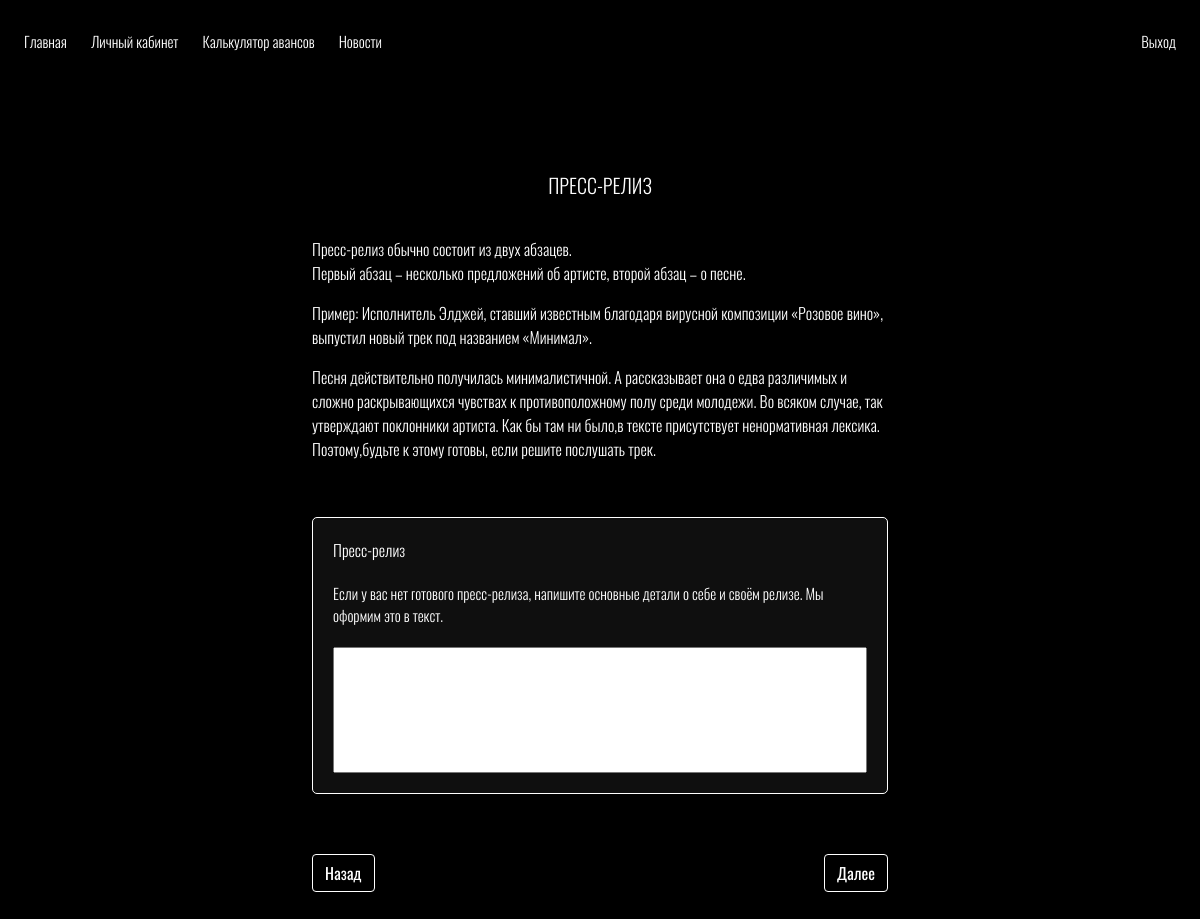
Before: /marketing/press_release/ (signed in) with the older database file.
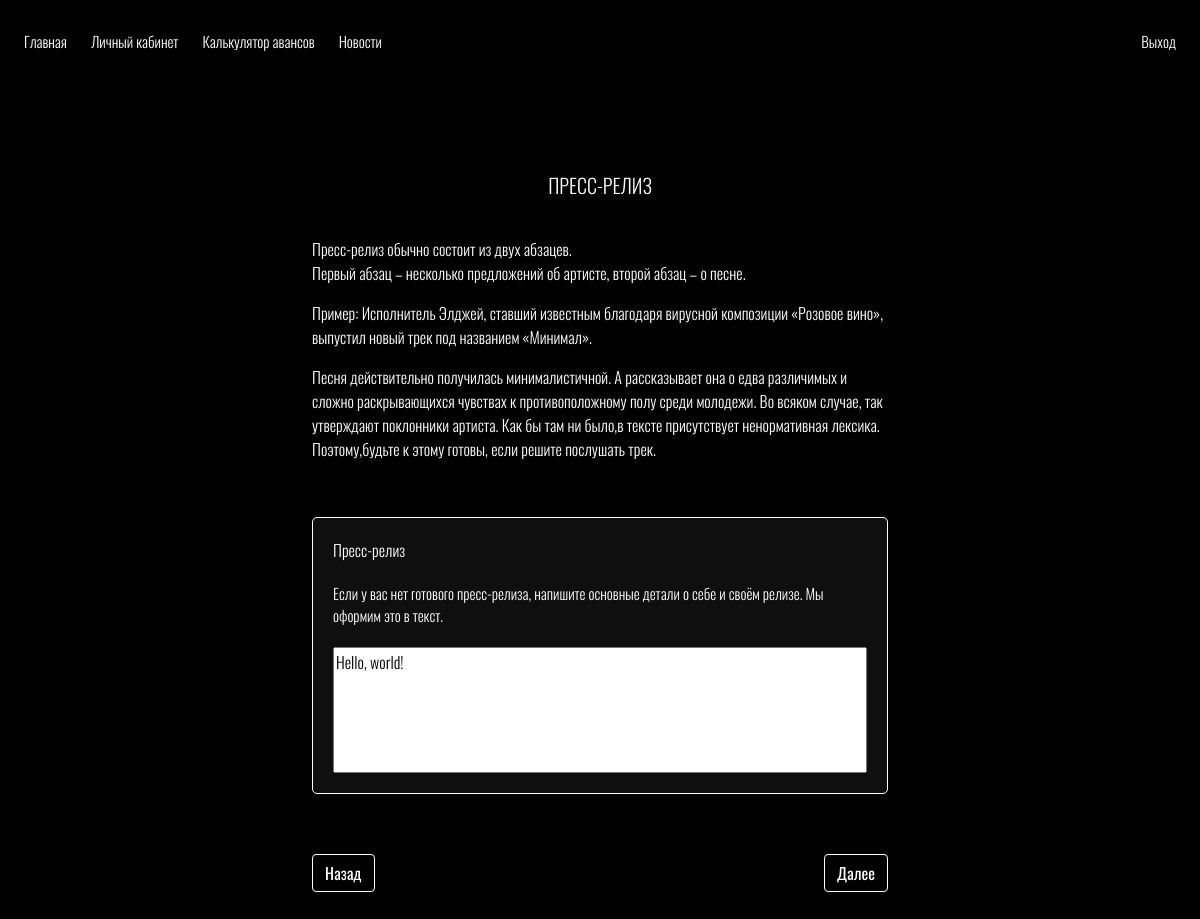
After: the same page with the newer database file.
### marketing/models.py (models this page shows)
class PressRelease(models.Model):
    press_release = models.TextField(verbose_name='Пресс-релиз')
    user = models.ForeignKey(User, on_delete=models.CASCADE, null=True)

### marketing/views.py (the view, shortened to what this page needs)
# urls.py: path('press_release/', PressReleaseView.as_view(), name = 'press_release'),
class PressReleaseView(LoginRequiredMixin, FormView):
    template_name = 'marketing/press_release.html'
    form_class = PressReleaseForm
    form_title = 'Пресс-релиз'
    form_description = '<p>Пресс-релиз обычно состоит из двух абзацев.<br> Первый абзац – несколько предложений об артисте, второй абзац – о песне.</p> <p>Пример: Исполнитель Элджей, ставший известным благодаря вирусной композиции «Розовое вино», выпустил новый трек под названием «Минимал».</p> <p>Песня действительно получилась минималистичной. А рассказывает она о едва различимых и сложно раскрывающихся чувствах к противоположному полу среди молодежи. Во всяком случае, так утверждают поклонники артиста. Как бы там ни было,в тексте присутствует ненормативная лексика. Поэтому,будьте к этому готовы, если решите послушать трек.</p>'
    def get(self, request, *args, **kwargs):
        user = User.objects.get(username = request.user)
        objects = PressRelease.objects.filter(user_id = user.id).values()
        if len(objects) != 0:
            for item in objects:
                data = item
            data['user'] = user
            form = self.form_class(initial = data)
        else:
            form = self.form_class(initial = {'user': user})
        return render(request, self.template_name, {'form': form, 'form_title': self.form_title, 'form_description': self.form_description})

### marketing/forms.py
class PressReleaseForm(ModelForm):
    class Meta:
        model = PressRelease
        fields = '__all__'
        widgets = {
            'user': HiddenInput,
            'press_release': Textarea(attrs={'rows': 5})
        }
        help_texts = {
            'press_release': 'Если у вас нет готового пресс-релиза, напишите основные детали о себе и своём релизе. Мы оформим это в текст.',
        }

### marketing/templates/marketing/press_release.html
{% extends 'base.html' %}
{% load static %}
{% block header %}
{% include '_nav.html' %}
{% endblock %}
{% block body %}
{% include 'vertical_form.html' %}
{% endblock %}

### templates/inc/vertical_form.html (shortened to what this page needs)
<div class="container-xxl !direction !spacing">
    <div class="row ${1| ,row-cols-2,row-cols-3, auto,justify-content-md-center,|}">
        <div class="col-md-6 col-sm-8 col-10 release-header">
            <h5>{{ form_title }}</h5>
            {% autoescape off %}
            <p>{{ form_description }}</p>
            {% endautoescape %}
        </div>
    </div>
    <form method="POST" action="" novalidate enctype="multipart/form-data">
        <div class="row ${1| ,row-cols-2,row-cols-3, auto,justify-content-md-center,|}">
            <div class="col-md-6 col-sm-8 col-10 release-form">
                {% for item in form.visible_fields %}
                    <div>
                        <p>{{ item.label }}</p>
                        {% autoescape off %}
                        <p style="font-size: 15px;">{{ item.help_text }}</p>
                        {% endautoescape %}
                        <p>{{ item }}</p>
                    </div>
                {% endfor %}
            </div>
        </div>
        <div class="row ${1| ,row-cols-2,row-cols-3, auto,justify-content-md-center,|}">
            <div class="col-md-6 col-sm-8 col-10 release-button">
                <button class="btn button" type="button" onclick="history.back();">Назад</button>
                <button class="btn button" type="submit">Далее</button>
            </div>
        </div>
    </form>
</div>

Changed rows visible on the page:
added PressRelease: visible_fields "Hello, world!"
